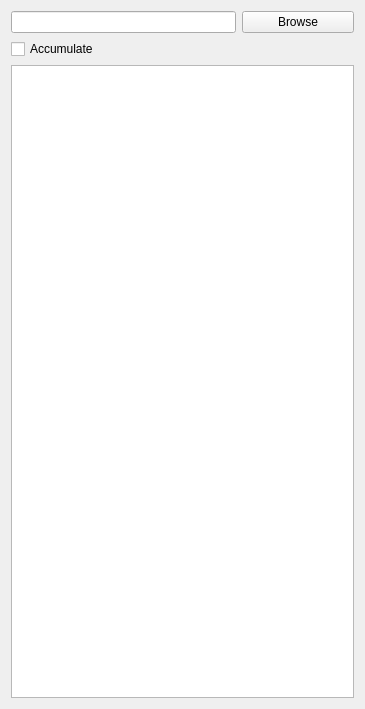
<?xml version="1.0" encoding="UTF-8"?>
<ui version="4.0">
 <class>RDExp</class>
 <widget class="QWidget" name="RDExp">
  <property name="geometry">
   <rect>
    <x>0</x>
    <y>0</y>
    <width>365</width>
    <height>709</height>
   </rect>
  </property>
  <property name="windowTitle">
   <string>Form</string>
  </property>
  <layout class="QGridLayout" name="gridLayout">
   <item row="2" column="0" colspan="3">
    <widget class="RawDataExplorerFileTree" name="fileTree">
     <property name="sizePolicy">
      <sizepolicy hsizetype="Expanding" vsizetype="Expanding">
       <horstretch>0</horstretch>
       <verstretch>0</verstretch>
      </sizepolicy>
     </property>
    </widget>
   </item>
   <item row="0" column="2">
    <widget class="QPushButton" name="browse">
     <property name="text">
      <string>Browse</string>
     </property>
    </widget>
   </item>
   <item row="0" column="0" colspan="2">
    <widget class="QLineEdit" name="repositoryPath"/>
   </item>
   <item row="1" column="0" colspan="3">
    <layout class="QHBoxLayout" name="horizontalLayout_2">
     <item>
      <widget class="QCheckBox" name="accumulate">
       <property name="text">
        <string>Accumulate</string>
       </property>
      </widget>
     </item>
     <item>
      <spacer name="horizontalSpacer">
       <property name="orientation">
        <enum>Qt::Horizontal</enum>
       </property>
       <property name="sizeHint" stdset="0">
        <size>
         <width>40</width>
         <height>20</height>
        </size>
       </property>
      </spacer>
     </item>
    </layout>
   </item>
  </layout>
  <action name="actionBrowse">
   <property name="text">
    <string>Browse</string>
   </property>
   <property name="toolTip">
    <string>Browse directories</string>
   </property>
  </action>
 </widget>
 <customwidgets>
  <customwidget>
   <class>RawDataExplorerFileTree</class>
   <extends>QTreeView</extends>
   <header>mantidqt.widgets.rawdataexplorer.RawDataExplorerFileTree</header>
  </customwidget>
 </customwidgets>
 <resources/>
 <connections>
  <connection>
   <sender>accumulate</sender>
   <signal>clicked(bool)</signal>
   <receiver>accumulate</receiver>
   <slot>setChecked(bool)</slot>
   <hints>
    <hint type="sourcelabel">
     <x>133</x>
     <y>92</y>
    </hint>
    <hint type="destinationlabel">
     <x>133</x>
     <y>92</y>
    </hint>
   </hints>
  </connection>
 </connections>
</ui>
